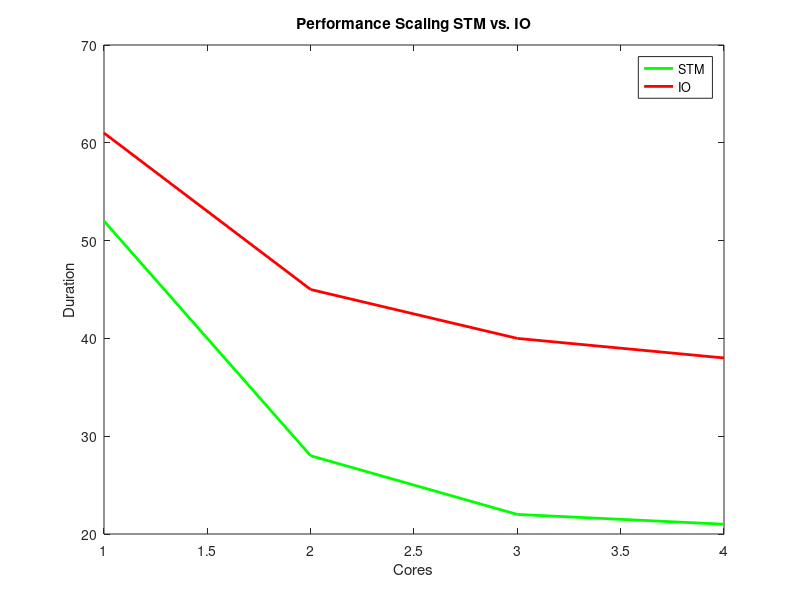

This figure's MATLAB source:
x = [1, 2, 3, 4];
ystm = [52, 28, 22, 21];
y_io = [61, 45, 40, 38];

figure;
stmplot = plot(x, ystm);
hold on
ioplot = plot(x, y_io);

set (stmplot, 'linewidth', 2);
set (ioplot, 'linewidth', 2);

set (stmplot, 'color', [0 1 0]);
set (ioplot, 'color', [1 0 0]);

xlabel('Cores');
ylabel('Duration');
legend('STM', 'IO');
title('Performance Scaling STM vs. IO');
